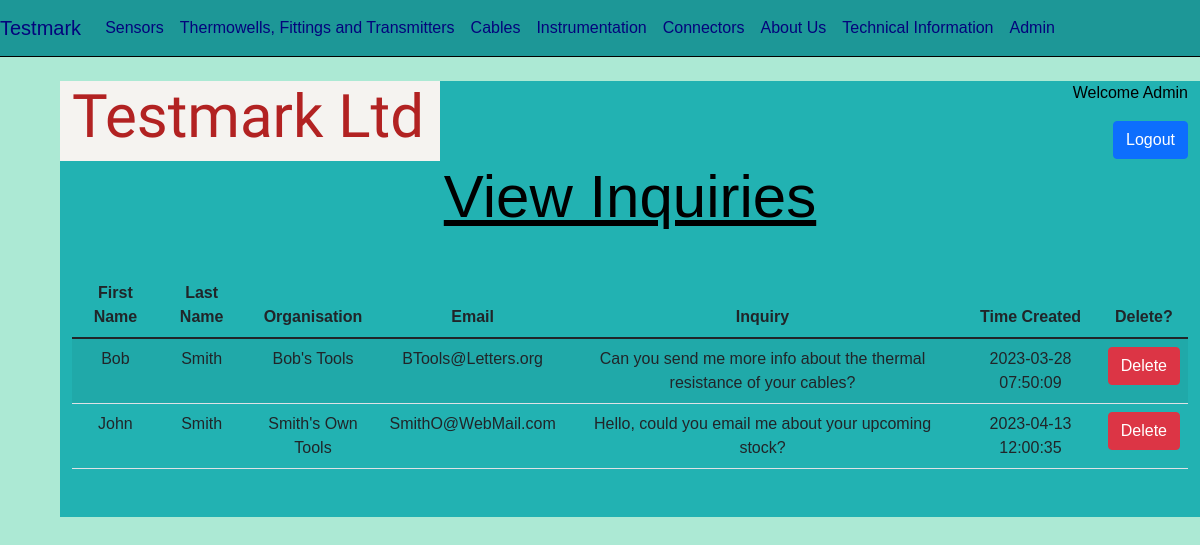
/testmark-adminInquiry.php (signed in), run on the app's committed database.
### tables this page shows
CREATE TABLE `category` (
  `id` int(11) NOT NULL,
  `name` varchar(50) NOT NULL,
  `body` text NOT NULL
);

CREATE TABLE `inquiry` (
  `id` int(11) NOT NULL,
  `first_name` varchar(50) NOT NULL,
  `last_name` varchar(50) NOT NULL,
  `organisation_id` int(11) NOT NULL,
  `email_id` int(11) NOT NULL,
  `body` text NOT NULL,
  `timecreated` timestamp NOT NULL DEFAULT current_timestamp()
);

CREATE TABLE `organisation` (
  `id` int(11) NOT NULL,
  `name` varchar(50) NOT NULL
);

CREATE TABLE `email` (
  `id` int(11) NOT NULL,
  `address` varchar(50) NOT NULL
);

### testmark-adminInquiry.php (the view, shortened to what this page needs)
<?php
include_once("connection.php");
include("commonHead.php");
?>
</head>
<?php include("commonNav.php") ?>
<div class="container">
    <div class="row" id="Top">
        <div class="col-md-4 col-sm-6 col-xs-12" id="c1">
            <h1 id="logo">Testmark Ltd</h1>
        </div>
        <div class="col-md-8 col-sm-6 col-xs-12" id="c2">
            <p>
                Welcome Admin
            </p>
            <form method="post">
                <input type="submit" name="logout" value="Logout" class="btn btn-primary">
            </form>
        </div>
    </div>
    <div class="row">
        <div class="col-12" id="c12">
            <h1 id="About">View Inquiries</h1>
        </div>
    </div>
    <div class="row">
        <div class="col-12" id="c12">
            <table class="table table-striped" id="mainTable">
                <thead>
                    <tr>
                        <th scope="col">First Name</th>
                        <th scope="col">Last Name</th>
                        <th scope="col">Organisation</th>
                        <th scope="col">Email</th>
                        <th scope="col">Inquiry</th>
                        <th scope="col">Time Created</th>
                        <th scope="col">Delete?</th>
                    </tr>
                </thead>
                <tbody>
                    <?php
                    $querry = "SELECT * from inquiry";
                    $result = $db->query($querry);
                    foreach ($result as $row) {
                        $orgQuery = "SELECT name FROM organisation WHERE id = " . $row['organisation_id'];
                        $orgResult = $db->query($orgQuery);
                        $orgRow = $orgResult->fetch(PDO::FETCH_ASSOC);
                        $orgName = $orgRow['name'];
                        $emailQuery = "SELECT address FROM email WHERE id = " . $row['email_id'];
                        $emailResult = $db->query($emailQuery);
                        $emailRow = $emailResult->fetch(PDO::FETCH_ASSOC);
                        $email = $emailRow['address'];
                        echo '<tr>
                <td>' . $row['first_name'] . '</td>
                <td>' . $row['last_name'] . '</td>
                <td>' . $orgName . '</td>
                <td>' . $email . '</td>
                <td>' . $row['body'] . '</td>
                <td>' . $row['timecreated'] . '</td>
                <td>
                    <form class="delete-form" method="post" action="deleteInquiry.php">
                        <input type="hidden" name="inquiry_id" value="' . $row['id'] . '">
                        <button type="submit" class="btn btn-danger">Delete</button>
                    </form>
                </td>
            </tr>';
                    }
                    ?>
                </tbody>
            </table>
        </div>
    </div>
    </body>
    </html>

### commonNav.php
<?php
require_once("connection.php");
echo '<body>
<nav class="navbar navbar-expand-md" id="NN">
    <a href="index.php" class="navbar-brand" id="Brand">Testmark</a>
    <ul class="navbar-nav">';
$querry = "SELECT * from category";
$result = $db->query($querry);
foreach ($result as $row) {
    echo '<li class="nav-item">
    <a href="testmark-' . $row['name'] . '.php' . '" class="nav-link" id="NavL">' . $row['name'] . '</a>
    </li>';
}
echo '<li class="nav-item">
<a href="Testmark-about.php" class="nav-link" id="NavL5">About Us</a>
</li>
<li class="nav-item">
<a href="Testmark-technical.php" class="nav-link" id="NavL6">Technical Information</a>
</li>
<li class="nav-item">
<a href="testmark-admin.php" class="nav-link" id="NavL6">Admin</a>
</li>
</ul>
</nav>';

### Testmark-styles.css (style rules this page uses)
body { background-color: #ace9d4; font-family: Helvetica, Arial, sans-serif; color: black; font-size: 1rem; }
h1 { font-size: 3.75rem; }
#logo { font-family: "Catamaran", sans-serif; color: firebrick; }
.container { margin-top: 2%; margin-bottom: 2%; margin-left: 5%; margin-right: 5%; }
#c1 { background-color: #f5f3f0; }
#c2 { background-color: #22b2b2; text-align: right; }
#NN { background-color: #1d9797; border-bottom: 0.1rem black solid; margin: 0%; padding-right: 0%; border-right: 0rem; }
#Brand, #NavL, #NavL1, #NavL2, #NavL3, #NavL4, #NavL5, #NavL6 { color: #04047c; }
#c6, #c8, #c12, #c15, .title, #c17 { background-color: #22b2b2; text-align: center; padding-bottom: 2rem; }
#ProductT1, #IDC1, #About, .titleText, #Tech { text-decoration: underline; }

### data on the page
category: name "Sensors"
category: name "Thermowells, Fittings and Transmitters"
category: name "Cables"
category: name "Instrumentation"
category: name "Connectors"
inquiry: first_name "Bob", last_name "Smith", organisation.name "Bob's Tools", email.address "BTools@Letters.org", body "Can you send me more info about the thermal resistance of your cables?", timecreated "2023-03-28 07:50:09"
inquiry: first_name "John", last_name "Smith", organisation.name "Smith's Own Tools", email.address "SmithO@WebMail.com", body "Hello, could you email me about your upcoming stock?", timecreated "2023-04-13 12:00:35"
